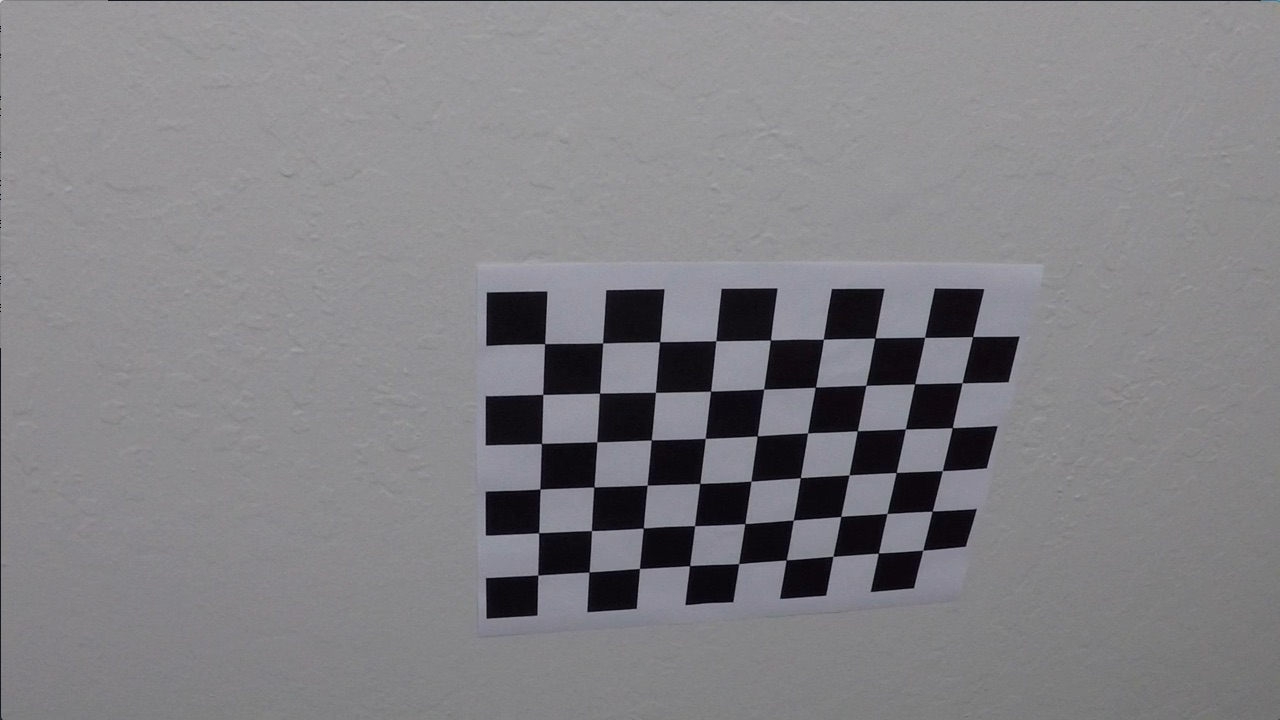
#> input picture camera_cal/calibration10.jpg, 1280 x 720 px; its folder holds only this picture in this run
$ jupyter execute --allow-errors P4.ipynb   (shell and % lines are left out)   (older library calls are emulated)
#> lines starting #> are read from the running program, lines starting #| are printed output that depends on the picture; after the words box and inside, x2 and y2 are one past the last pixel; in counts of white or black regions, pixels touching at a corner belong together
## Advanced Lane Finding Project

The goals / steps of this project are the following:

* Compute the camera calibration matrix and distortion coefficients given a set of chessboard images.
* Apply a distortion correction to raw images.
* Use color transforms, gradients, etc., to create a thresholded binary image.
* Apply a perspective transform to rectify binary image ("birds-eye view").
* Detect lane pixels and fit to find the lane boundary.
* Determine the curvature of the lane and vehicle position with respect to center.
* Warp the detected lane boundaries back onto the original image.
* Output visual display of the lane boundaries and numerical estimation of lane curvature and vehicle position.

---
## First, I'll compute the camera calibration using chessboard images

[cell 1]
import numpy as np
import cv2
import glob
import matplotlib.pyplot as plt

# prepare object points, like (0,0,0), (1,0,0), (2,0,0) ....,(6,5,0)
objp = np.zeros((6*9,3), np.float32)
objp[:,:2] = np.mgrid[0:9,0:6].T.reshape(-1,2)

# Arrays to store object points and image points from all the images.
objpoints = [] # 3d points in real world space
imgpoints = [] # 2d points in image plane.

# Make a list of calibration images
images = glob.glob('camera_cal/calibration*.jpg')

# Step through the list and search for chessboard corners
for fname in images:
    img = cv2.imread(fname)
#> img is the input picture: shape (720, 1280, 3); mean B, G, R 133.1, 129.4, 130.2
    gray = cv2.cvtColor(img,cv2.COLOR_BGR2GRAY)

    # Find the chessboard corners
    ret, corners = cv2.findChessboardCorners(gray, (9,6),None)
#> ret = True; corners = 54 rows, first 8: [545.3, 343.1], [602.7, 342.8], [660.1, 341.3], [715.8, 340.7], [770.6, 340], [823.5, 339.2], [874.3, 338.5], [925.1, 337.4]

    # If found, add object points, image points
    if ret == True:
        objpoints.append(objp)
        imgpoints.append(corners)

        # Draw and display the corners
        img = cv2.drawChessboardCorners(img, (9,6), corners, ret)
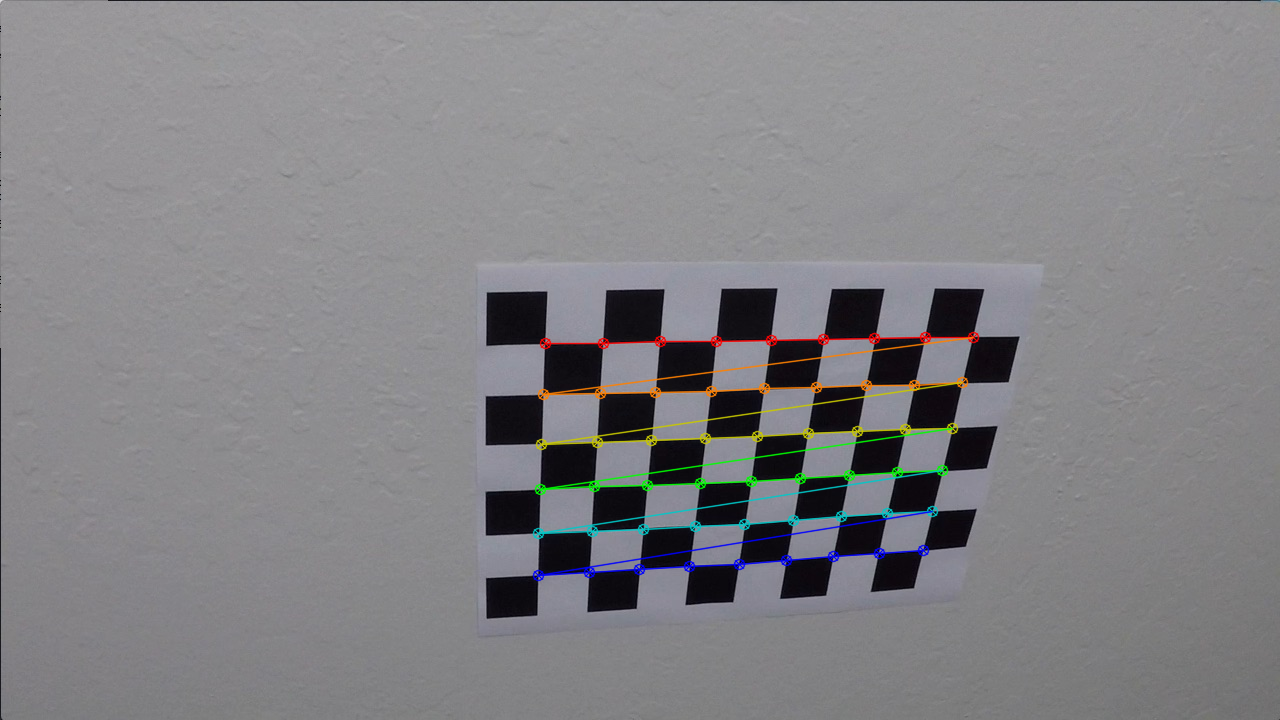
#> img: shape (720, 1280, 3); 1.91% of pixels changed, all inside (x1, y1, x2, y2) = (532, 331, 980, 582)
        plt.imshow(img)

ret, mtx, dist, rvecs, tvecs = cv2.calibrateCamera(objpoints, imgpoints, gray.shape[::-1], None, None)
#> ret = 0.68; mtx = [[1143.7, 0, 681.7], [0, 1109.2, 367.7], [0, 0, 1]]; dist = [[-0.515, 2.99, -0.00876, 0.00937, 1.41]]; rvecs = ([0.451, -0.252, 0.0361],); tvecs = ([-2.31, -0.422, 19.12],)

## Test undistort on flat chessboard

[cell 2]
img = cv2.imread('camera_cal/calibration1.jpg')
#> (the rest of this cell did not finish here and is left out)

## Test undistort on sample highway lane image

[cell 3]
test_image = plt.imread('test_images/test2.jpg')
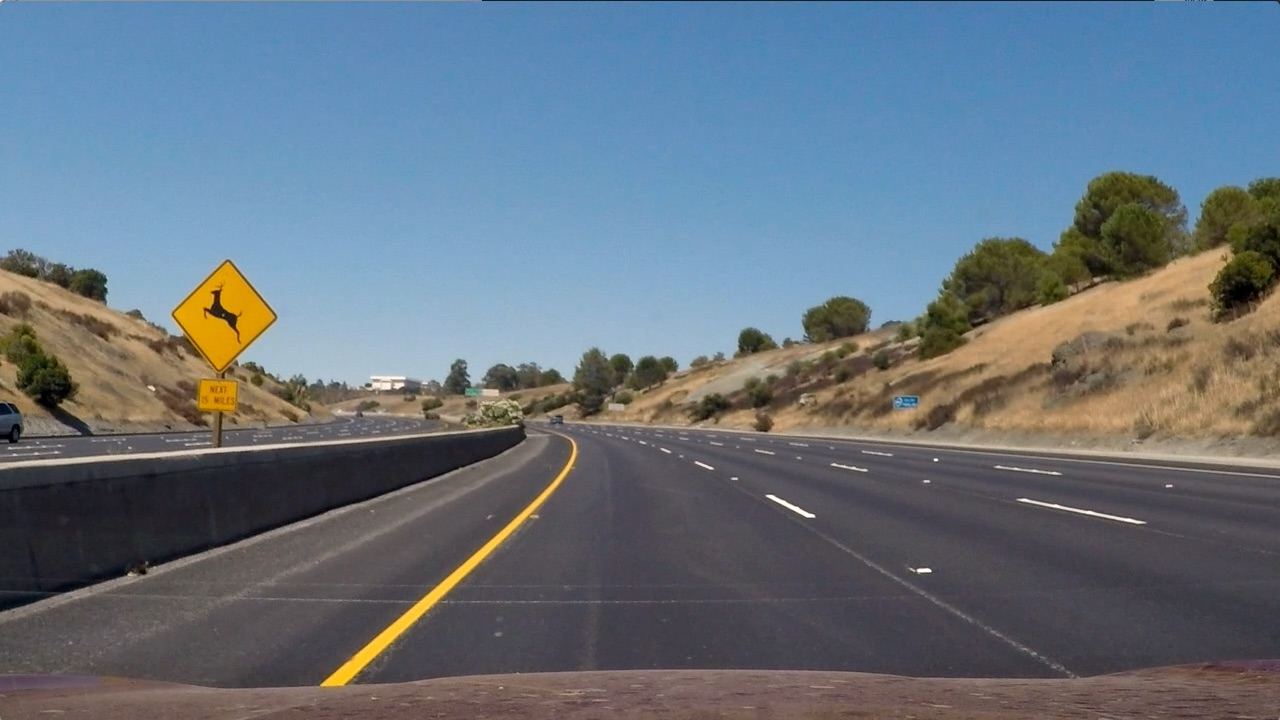
#> input picture test_images/test2.jpg, 1280 x 720 px
#> test_image is the input picture: shape (720, 1280, 3); mean R, G, B 102.8, 114.6, 125.5
undistorted_image = cv2.undistort(test_image, mtx, dist, None, mtx)

# Visualize undistortion
f, (ax1, ax2) = plt.subplots(1, 2, figsize=(20,10))
ax1.imshow(test_image)
ax1.set_title('Original Image', fontsize=40)
ax2.imshow(undistorted_image)
ax2.set_title('Undistorted Image', fontsize=40)
f.savefig('output_images/testimage_undistort.png')

## Save camera calibration info to file

[cell 4]
import pickle

dist_pickle = {}
dist_pickle["mtx"] = mtx
dist_pickle["dist"] = dist
pickle.dump( dist_pickle, open( "camera_calibration_result.p", "wb" ) )

## Helper functions for all parts of advanced lane finder pipeline

[cell 5]
def treshold_image(img, s_thresh=(170, 255), sx_thresh=(20, 100)):
#> called with s_thresh = (170, 255), sx_thresh = (20, 100)
    img = np.copy(img)
    # Convert to HSV color space and separate the V channel
    hsv = cv2.cvtColor(img, cv2.COLOR_RGB2HLS).astype(np.float)
    l_channel = hsv[:,:,1]
    s_channel = hsv[:,:,2]
    # Sobel x
    sobelx = cv2.Sobel(l_channel, cv2.CV_64F, 1, 0) # Take the derivative in x
    abs_sobelx = np.absolute(sobelx) # Absolute x derivative to accentuate lines away from horizontal
    scaled_sobel = np.uint8(255*abs_sobelx/np.max(abs_sobelx))

    # Threshold x gradient
    sxbinary = np.zeros_like(scaled_sobel)
    sxbinary[(scaled_sobel >= sx_thresh[0]) & (scaled_sobel <= sx_thresh[1])] = 1

    # Threshold color channel
    s_binary = np.zeros_like(s_channel)
    s_binary[(s_channel >= s_thresh[0]) & (s_channel <= s_thresh[1])] = 1
    # Stack each channel
    # Note color_binary[:, :, 0] is all 0s, effectively an all black image. It might
    # be beneficial to replace this channel with something else.

    #color_binary = np.dstack(( np.zeros_like(sxbinary), sxbinary, s_binary))
    #color_binary = sxbinary + s_binary
    combined_binary = np.zeros_like(sxbinary)
    combined_binary[(s_binary == 1) | (sxbinary == 1)] = 1

    return combined_binary

def region_of_interest(img, vertices):
    """
    Applies an image mask.

    Only keeps the region of the image defined by the polygon
    formed from `vertices`. The rest of the image is set to black.
    """
    #defining a blank mask to start with
    mask = np.zeros_like(img)

    #defining a 3 channel or 1 channel color to fill the mask with depending on the input image
    if len(img.shape) > 2:
        channel_count = img.shape[2]  # i.e. 3 or 4 depending on your image
        ignore_mask_color = (255,) * channel_count
    else:
        ignore_mask_color = 255

    #filling pixels inside the polygon defined by "vertices" with the fill color
    cv2.fillPoly(mask, vertices, ignore_mask_color)

    #returning the image only where mask pixels are nonzero
    masked_image = cv2.bitwise_and(img, mask)
    return masked_image

def warp_image(img, src, dst):
    img_size = (img.shape[1], img.shape[0])

    M = cv2.getPerspectiveTransform(src, dst)
    Minv = cv2.getPerspectiveTransform(dst, src)

    warped_img = cv2.warpPerspective(img, M, img_size, flags=cv2.INTER_LINEAR)

    return warped_img, M, Minv

def search_and_fit_lane_lines(binary_warped):
    # Take a histogram of the bottom half of the image
    histogram = np.sum(binary_warped[binary_warped.shape[0]//2:,:], axis=0)

    # Create an output image to draw on and  visualize the result
    lane_line_img = np.dstack((binary_warped, binary_warped, binary_warped))*255

    # Find the peak of the left and right halves of the histogram
    # These will be the starting point for the left and right lines
    midpoint = np.int(histogram.shape[0]/2)
    leftx_base = np.argmax(histogram[:midpoint])
    rightx_base = np.argmax(histogram[midpoint:]) + midpoint

    # Choose the number of sliding windows
    nwindows = 9

    # Set height of windows
    window_height = np.int(binary_warped.shape[0]/nwindows)

    # Identify the x and y positions of all nonzero pixels in the image
    nonzero = binary_warped.nonzero()
    nonzeroy = np.array(nonzero[0])
    nonzerox = np.array(nonzero[1])

    # Current positions to be updated for each window
    leftx_current = leftx_base
    rightx_current = rightx_base

    # Set the width of the windows +/- margin
    margin = 100

    # Set minimum number of pixels found to recenter window
    minpix = 50

    # Create empty lists to receive left and right lane pixel indices
    left_lane_inds = []
    right_lane_inds = []

    # Step through the windows one by one
    for window in range(nwindows):
        # Identify window boundaries in x and y (and right and left)
        win_y_low = binary_warped.shape[0] - (window+1)*window_height
        win_y_high = binary_warped.shape[0] - window*window_height
        win_xleft_low = leftx_current - margin
        win_xleft_high = leftx_current + margin
        win_xright_low = rightx_current - margin
        win_xright_high = rightx_current + margin

        # Draw the windows on the visualization image
        #cv2.rectangle(out_img,(win_xleft_low,win_y_low),(win_xleft_high,win_y_high),(0,255,0), 2)
        #cv2.rectangle(out_img,(win_xright_low,win_y_low),(win_xright_high,win_y_high),(0,255,0), 2)

        # Identify the nonzero pixels in x and y within the window
        good_left_inds = ((nonzeroy >= win_y_low) & (nonzeroy < win_y_high) & (nonzerox >= win_xleft_low) & (nonzerox < win_xleft_high)).nonzero()[0]
        good_right_inds = ((nonzeroy >= win_y_low) & (nonzeroy < win_y_high) & (nonzerox >= win_xright_low) & (nonzerox < win_xright_high)).nonzero()[0]

        # Append these indices to the lists
        left_lane_inds.append(good_left_inds)
        right_lane_inds.append(good_right_inds)

        # If you found > minpix pixels, recenter next window on their mean position
        if len(good_left_inds) > minpix:
            leftx_current = np.int(np.mean(nonzerox[good_left_inds]))
        if len(good_right_inds) > minpix:
            rightx_current = np.int(np.mean(nonzerox[good_right_inds]))

    # Concatenate the arrays of indices
    left_lane_inds = np.concatenate(left_lane_inds)
    right_lane_inds = np.concatenate(right_lane_inds)

    # Extract left and right line pixel positions
    leftx = nonzerox[left_lane_inds]
    lefty = nonzeroy[left_lane_inds]
    rightx = nonzerox[right_lane_inds]
    righty = nonzeroy[right_lane_inds]

    # Fit a second order polynomial to each
    left_fit = np.polyfit(lefty, leftx, 2)
    right_fit = np.polyfit(righty, rightx, 2)

    lane_line_img[nonzeroy[left_lane_inds], nonzerox[left_lane_inds]] = [255, 0, 0]
    lane_line_img[nonzeroy[right_lane_inds], nonzerox[right_lane_inds]] = [0, 0, 255]

    return lane_line_img, left_fit, right_fit, leftx, lefty, rightx, righty

def draw_lane_canvas(image,left_fit,right_fit):
    lane_canvas_image = np.zeros_like(image).astype(np.uint8)

    ploty = np.linspace(0, image.shape[0]-1, image.shape[0] )
    left_fitx = left_fit[0]*ploty**2 + left_fit[1]*ploty + left_fit[2]
    right_fitx = right_fit[0]*ploty**2 + right_fit[1]*ploty + right_fit[2]

    points_left     = np.array([np.transpose(np.vstack([left_fitx, ploty]))])
    points_right    = np.array([np.flipud(np.transpose(np.vstack([right_fitx, ploty])))])
    points_combined = np.hstack((points_left, points_right))

    cv2.fillPoly(lane_canvas_image, np.int_([points_combined]), (0,255, 0))

    return lane_canvas_image

def find_curvatures(left_fit, right_fit, leftx, lefty, rightx, righty):
    y_eval = 720#np.max(ploty)

    # Define conversions in x and y from pixels space to meters
    ym_per_pix = 35/720 # meters per pixel in y dimension
    xm_per_pix = 3.7/700 # meters per pixel in x dimension

    # Fit new polynomials to x,y in world space
    left_fit_cr  = np.polyfit(lefty*ym_per_pix, leftx*xm_per_pix, 2)
    right_fit_cr = np.polyfit(righty*ym_per_pix, rightx*xm_per_pix, 2)

    # Calculate the new radii of curvature
    left_curverad = ((1 + (2*left_fit_cr[0]*y_eval*ym_per_pix + left_fit_cr[1])**2)**1.5) / np.absolute(2*left_fit_cr[0])
    right_curverad = ((1 + (2*right_fit_cr[0]*y_eval*ym_per_pix + right_fit_cr[1])**2)**1.5) / np.absolute(2*right_fit_cr[0])
    # Now our radius of curvature is in meters

    #left_curverad = ((1 + (2*left_fit[0]*y_eval + left_fit[1])**2)**1.5) / np.absolute(2*left_fit[0])
    #right_curverad = ((1 + (2*right_fit[0]*y_eval + right_fit[1])**2)**1.5) / np.absolute(2*right_fit[0])
    return left_curverad, right_curverad

def find_offset_center(image_center, left_fit, right_fit):
    left_fitx  = left_fit[0]*image_center**2 + left_fit[1]*image_center + left_fit[2]
    right_fitx = right_fit[0]*image_center**2 + right_fit[1]*image_center + right_fit[2]
    offset_center = (1.5 * left_fitx - right_fitx) / 2
    offset_center = offset_center / 12800 * 3.7
    return offset_center

def add_curvature_info_to_image(image, curvature, vehicle_position):
    font = cv2.FONT_HERSHEY_SIMPLEX
    cv2.putText(image, 'Radius of Curvature = %d(m)' % curvature, (50, 50), font, 1, (255, 255, 255), 2)
    left_or_right = "left" if vehicle_position < 0 else "right"
    cv2.putText(image, 'Vehicle is %.2fm %s of center' % (np.abs(vehicle_position), left_or_right), (50, 100), font, 1,
                (255, 255, 255), 2)

## Test advanced lane finder step-by-by-step before making pipeline

### Step 1: Color & gradient treshold image

[cell 6]
tresh_image = treshold_image(undistorted_image)
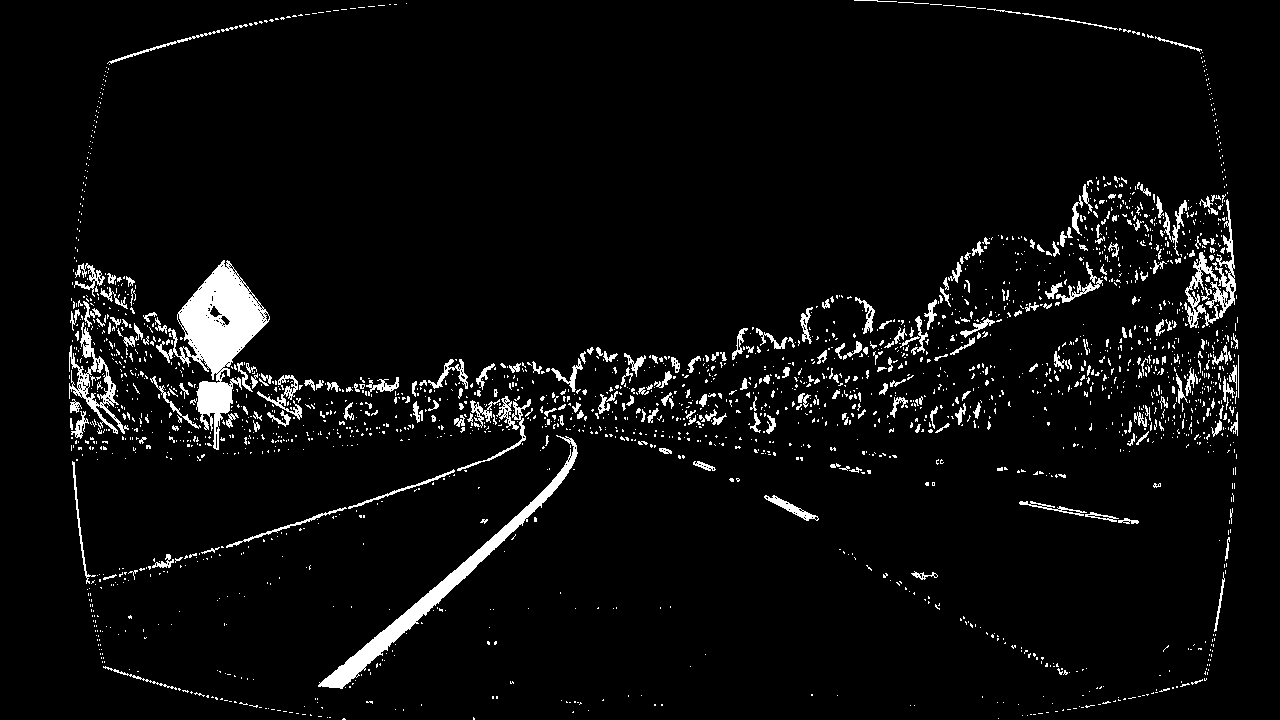
#> tresh_image: shape (720, 1280); values 0 (black) and 1 (white), 4.7% white; 2342 white regions (2057 under 20 px), largest, box (x1, y1, x2, y2) and area: (156, 260, 270, 450) 7484, (318, 435, 578, 689) 4415, (69, 322, 129, 434) 1456

# Plot the result
f, (ax1, ax2) = plt.subplots(1, 2, figsize=(24, 9))
f.tight_layout()

ax1.imshow(undistorted_image)
ax1.set_title('Original Image', fontsize=40)
ax2.imshow(tresh_image, cmap='gray')
ax2.set_title('Treshold Image', fontsize=40)
f.savefig('output_images/testimage_treshold.png')

### Step 2: Apply region of interest

[cell 7]
vertices = [[[620, 420],[685, 420],[1150,720],[200,720]]]
roi_image = region_of_interest(tresh_image, np.array(vertices, dtype=np.int32))


f, (ax1, ax2) = plt.subplots(1, 2, figsize=(24, 9))
f.tight_layout()

ax1.imshow(tresh_image, cmap='gray')
ax1.set_title('Original Image', fontsize=40)
ax2.imshow(roi_image, cmap='gray')
ax2.set_title('ROI Image', fontsize=40)
f.savefig('output_images/testimage_roi.png')

### Step 3: Warp to get bird's eye view of lanes

[cell 8]
img_size = (roi_image.shape[1], roi_image.shape[0])
src = np.float32(
    [[264, 686],
     [580, 462],
     [700, 462],
     [1034, 686]])

dst = np.float32(
    [[200,720],
     [200,0],
     [1080,0],
     [1080,720]])

M = cv2.getPerspectiveTransform(src, dst)
Minv = cv2.getPerspectiveTransform(dst, src)

binary_warped = cv2.warpPerspective(roi_image, M, img_size, flags=cv2.INTER_LINEAR)
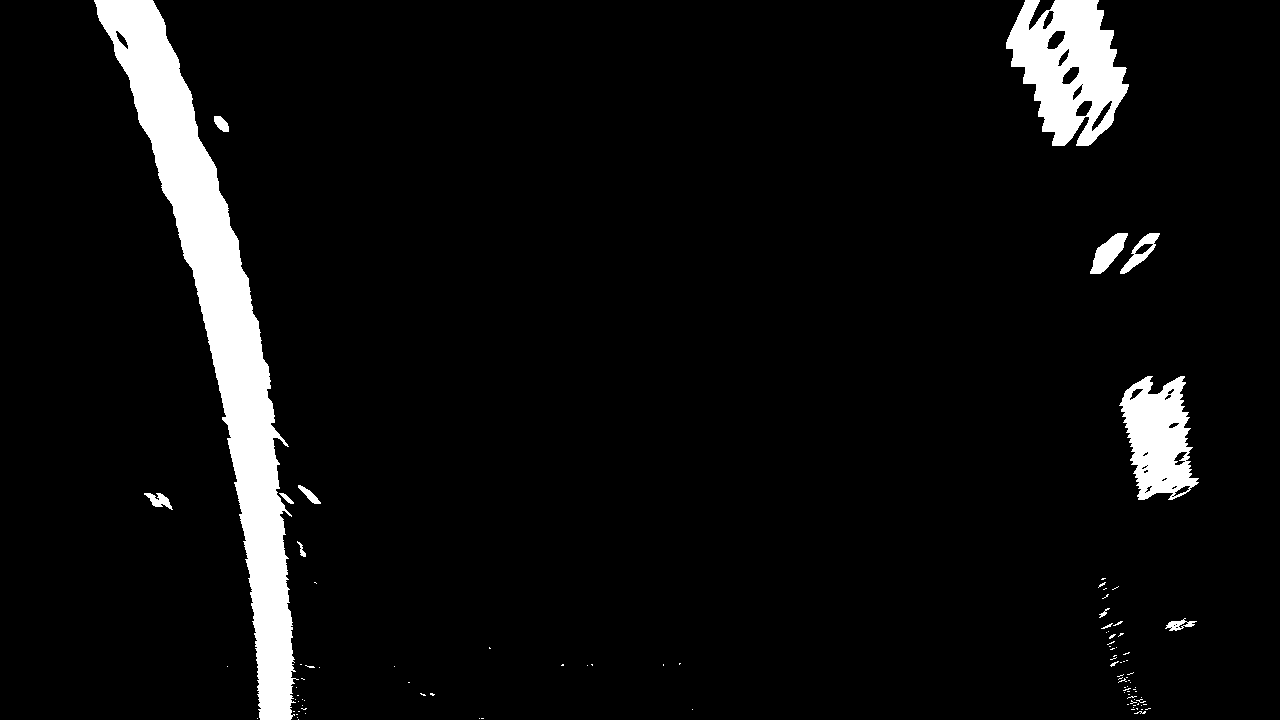
#> binary_warped: shape (720, 1280); values 0 (black) and 1 (white), 5.9% white; 100 white regions (86 under 20 px), largest, box (x1, y1, x2, y2) and area: (94, 0, 299, 720) 35035, (1006, 0, 1129, 146) 10986, (1119, 376, 1199, 500) 6202

f, (ax1, ax2) = plt.subplots(1, 2, figsize=(24, 9))
f.tight_layout()

ax1.imshow(roi_image, cmap='gray')
ax1.set_title('Original Image', fontsize=40)
ax2.imshow(binary_warped, cmap='gray')
ax2.set_title('Warped Image', fontsize=40)
f.savefig('output_images/testimage_warped.png')
#> (the rest of the program and of its run is left out)
